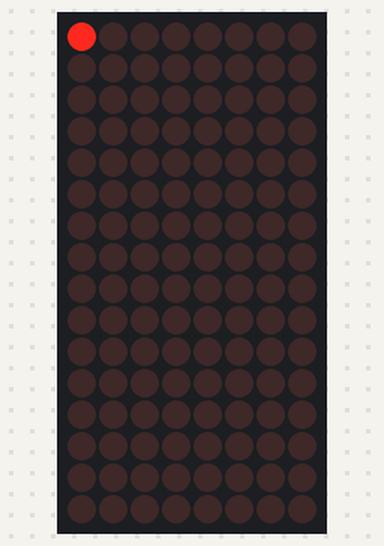
The sketch below on a simulated Arduino Uno, built with avr-gcc and run on an emulated ATmega328P. Parts: 8×16 LED matrix. What the sketch prints to the serial monitor is not drawn.

Above: at 0.01 s.
At 4.67 s:
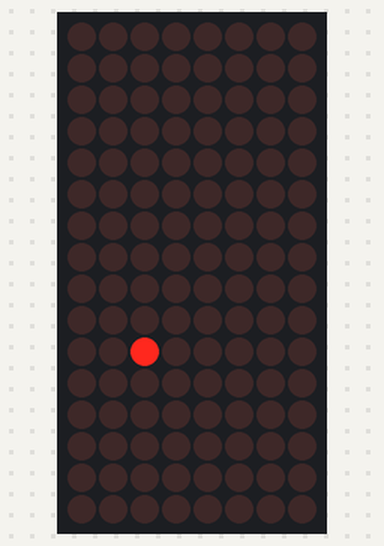
At 9.6 s:
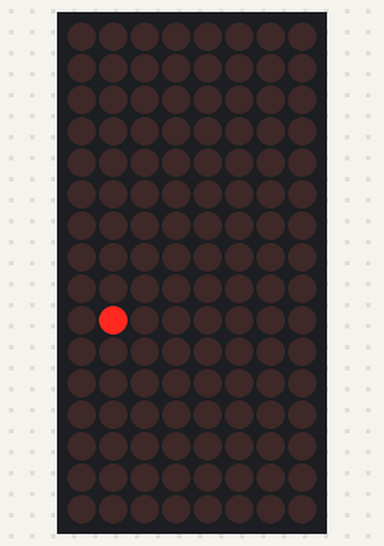
At 19.18 s:
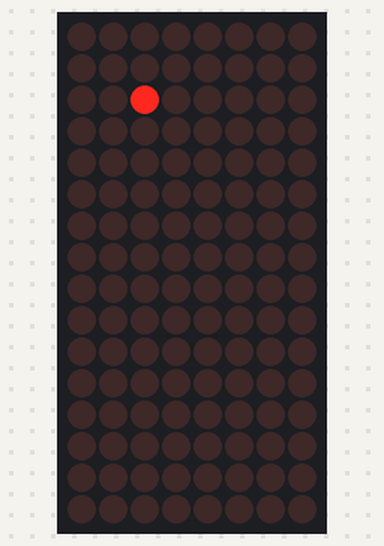
At 28.77 s:
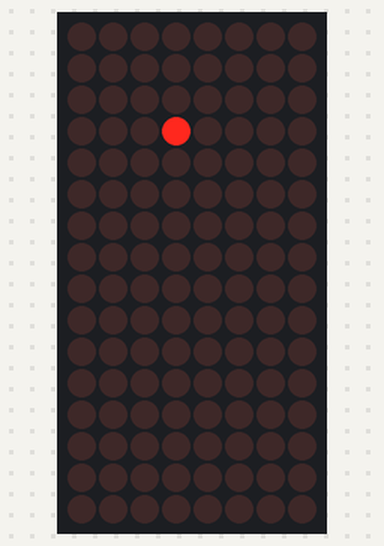
At 38.62 s:
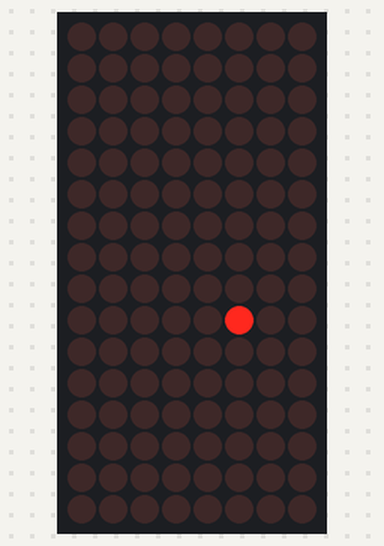

The sketch:

sketch_apr29a.ino
```cpp
#include <Wire.h>
#include <Adafruit_GFX.h> // Adafruit GFX Library
#include "Adafruit_LEDBackpack.h" //Adafruit LED Backpack Library

Adafruit_8x16matrix matrix = Adafruit_8x16matrix();

//void setup() {
////  Serial.begin(9600);
////  Serial.println("16x8 LED Matrix Test");
//
//  matrix.begin(0x00);  // pass in the address
//
//}

void setup() {
 Serial.begin(9600);
 // Good idea to send data to both
 // device and serial as it helps with
 // troubleshooting.
 Serial.println("8x16 LED Matrix Test");
 // set the address
 matrix.begin(0x70);
}

static const uint8_t PROGMEM // the key to the LED Matrix
  smile_bmp[] =
  { B00111100,
    B01000010,
    B10100101,
    B10000001,
    B10100101,
    B10011001,
    B01000010,
    B00111100 },
  neutral_bmp[] =
  { B00111100,
    B01000010,
    B10100101,
    B10000001,
    B10111101,
    B10000001,
    B01000010,
    B00111100 },
  frown_bmp[] =
  { B00111100,
    B01000010,
    B10100101,
    B10000001,
    B10011001,
    B10100101,
    B01000010,
    B00111100 };

void loop() {
  int x = 0;
  int y = 0;
  int a = 0;
  int tell = 1;
  int till = 1;
  while (a == 0){ // always true
    //保持闪烁状态
    matrix.drawPixel(x, y, LED_ON);
    matrix.writeDisplay();
    delay(40);
    matrix.drawPixel(x, y, LED_OFF);
    matrix.writeDisplay();
    delay(40);

    //从两个坐标轴出发，考虑球体变化
    //首先，因为上下排列关系8*16，横坐标为8，纵坐标为16，中间没有直接相连。所以在通过中间位置时，需要重新计算长度，而且不算碰撞
    //先横坐标开始考虑

//    //撞到左上角
//    if(x==7&&y==0){
//      tell=0;//x--
//      till=1;//y++
//    }
//    //撞到左下角
//    if(x==7&&y==7){
//      tell=0;
//      till=0;
//    }
//    //撞到左边边框（非上下）
//    if(x==7){
//      tell=0
//    }
    //左边框逻辑综合
    if(x==7&&y<=7){
      tell=0;
      if(y==0){
        till=1;
      }else if(y==7){
        till=0;
      }
    }

//    //第一个8*8矩阵的右上角
//    if(x==0&&y==0){
//      //判断x与y的原变化方向
//      //即小球的原运动方向
//      //小球是向上运动，但是不能确定他是否向左右运动
//      if(tell==0){
//        //向右运动
//        //坐标系变换
//        x=8;
//        y=8;
//      }
//      //往左边运动时不变
//      //tell不变，x的变化方向不变
//      till=1;
//    }
//    //第一个8*8矩阵的右下角
//    if(x==0&&y==7){
//      //向右运动
//      if(tell=0){
//        x=8;
//        y=15;
//      }
//
//      till=0
//    }
    //第一个8*8矩阵右边框逻辑综合
    if(x==0&&y<=7){
      //右上角
      if(y==0){
        if(tell==0){
        //向右运动
        //坐标系变换
        x=8;
        y=8;
        }
        till=1;
      }else if(y==7){
        //向右运动
        if(tell==0){
          x=8;
          y=15;
        }
        till=0;
      }else {
        if(tell==0){
          //向右运动
          x=8;
          y+=8;//上下运动的方向不变
        }
        //向左运动，不处理
      }
    }

    //左边8*8的上边框
    if(y==0&&x>0&&x<7){
      till=1;
    }
    //左边8*8的下边框
    if(y==7&&x>0&&x<7){
      till=0;
    }


    //右边矩阵的右边框
    if(x==0&&y>7){
      if(y==8){
        till=1;
      }else if(y==15){
        till=0;
      };
      tell=1;
    }

    //右边矩阵的左边框
    if(x==7&&y>7){
      if(y==8){
        if(tell==1){
          x=(-1);//+1后变成左边矩阵的第一列，也就是x=0
          y=0;//-1后变为下一个位置
        }
        till=1;
      }else if(y==15){
        if(tell==1){
          x=(-1);
          y=7;
        }
        till=0;
      }else{
        //边框非边界点
        if(tell==1){
          //向左
          x=(-1);
          y=y-8;
        }
        //向右不用处理
      }
    }

    //右边矩阵的上边框
    if(y==8&&x>0&&x<7){
      till=1;
    }
    //右边矩阵的下边框
    if(y==15&&x>0&&x<7){
      till=0;
    }
    //右边矩阵的下边框
//    if (x == 7){
//      tell = 0;
//    }
//
//
//    if (x == 0){
//      tell = 1;
//    }
//
//    if (y == 15){
//      till = 0;
//    }
//
//
//    if (y == 0){
//      till = 1;
//    }


    if(tell == 1){
      x++;
    }else{
      x--;
    }
   if(till == 1){
    y++;
   }else{
    y--;
   }
//   a++;
 }
}
```
